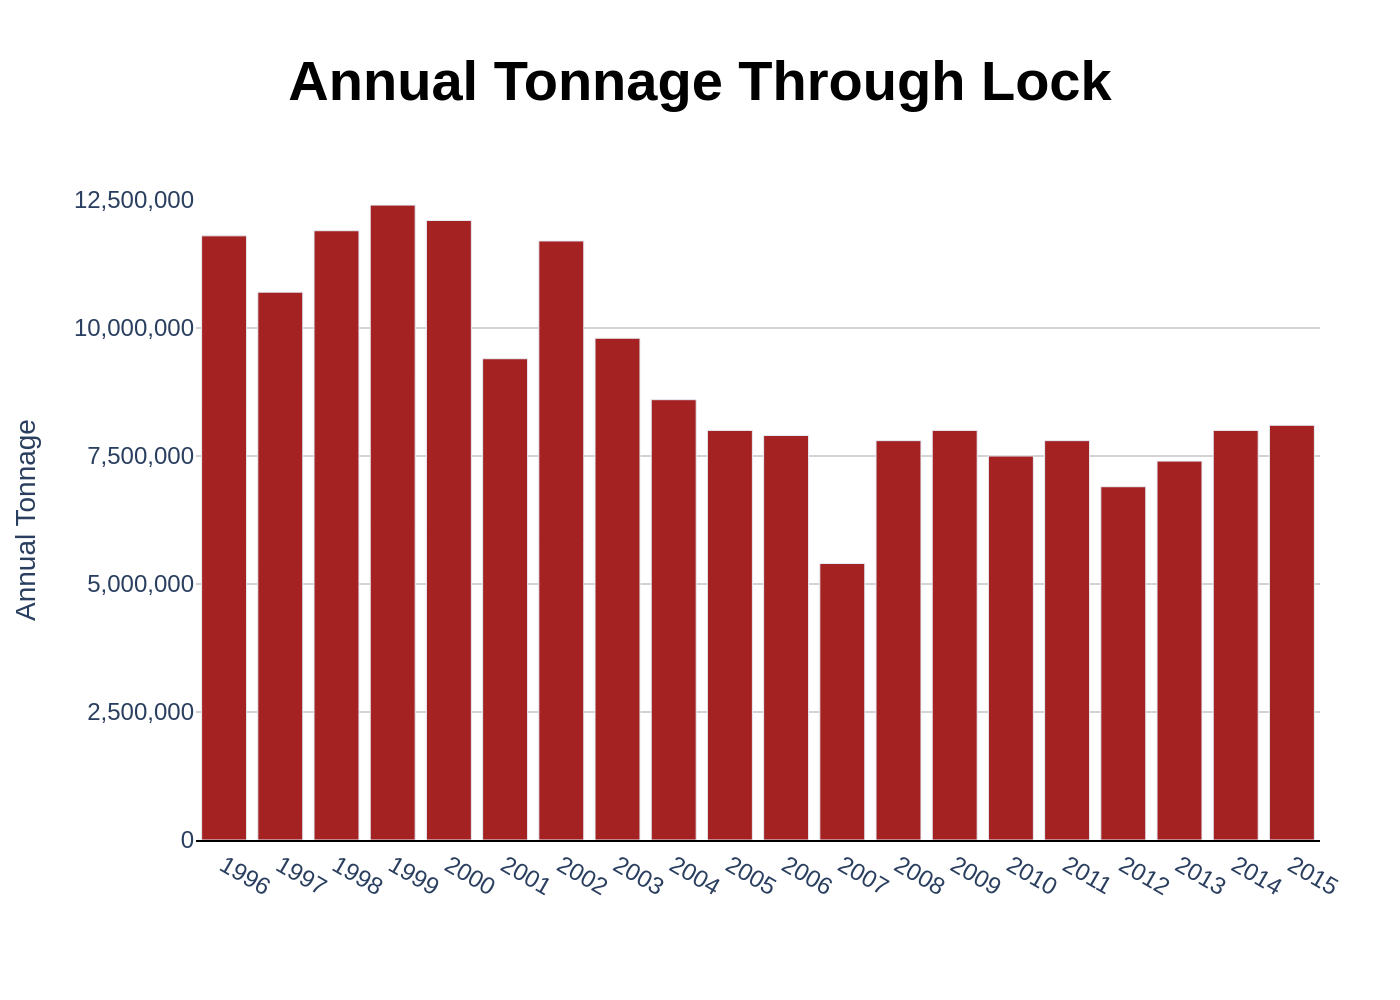

Python code for this plot:
import sys
import json
import plotly.graph_objects as go

if len(sys.argv) != 2:
    print("Usage: python script.py <path_to_json_file>")
    sys.exit(1)

json_path = sys.argv[1]

try:
    with open(json_path, 'r', encoding='utf-8') as f:
        chart_info = json.load(f)
except FileNotFoundError:
    print(f"Error: JSON file not found at {json_path}")
    sys.exit(1)
except json.JSONDecodeError:
    print(f"Error: Could not decode JSON from {json_path}")
    sys.exit(1)

chart_data = chart_info.get('chart_data', [])
texts = chart_info.get('texts', {})
colors = chart_info.get('colors', [])

categories = [item['category'] for item in chart_data]
values = [item['value'] for item in chart_data]

fig = go.Figure()

fig.add_trace(go.Bar(
    x=categories,
    y=values,
    marker_color=colors[0] if colors else '#A42222',
    showlegend=False
))

title_text = f"<b>{texts.get('title', '')}</b>"
if texts.get('subtitle'):
    title_text += f"<br><sub>{texts.get('subtitle')}</sub>"

fig.update_layout(
    title=dict(
        text=title_text,
        x=0.5,
        font=dict(
            family="Arial",
            size=28,
            color='black'
        )
    ),
    xaxis=dict(
        title_text=texts.get('x_axis_title'),
        tickfont=dict(family="Arial"),
        title_font=dict(family="Arial"),
        showline=True,
        linecolor='black'
    ),
    yaxis=dict(
        title_text=texts.get('y_axis_title'),
        range=[0, 12500000],
        tickvals=[0, 2500000, 5000000, 7500000, 10000000, 12500000],
        tickformat=',',
        gridcolor='lightgrey',
        tickfont=dict(family="Arial"),
        title_font=dict(family="Arial")
    ),
    plot_bgcolor='white',
    showlegend=False,
    font=dict(family="Arial"),
    margin=dict(l=90, r=40, t=100, b=80)
)

output_filename_base = json_path.rsplit('.', 1)[0]
output_filename_png = f"{output_filename_base}.png"

fig.write_image(output_filename_png, scale=2)
print(f"Chart saved to {output_filename_png}")
